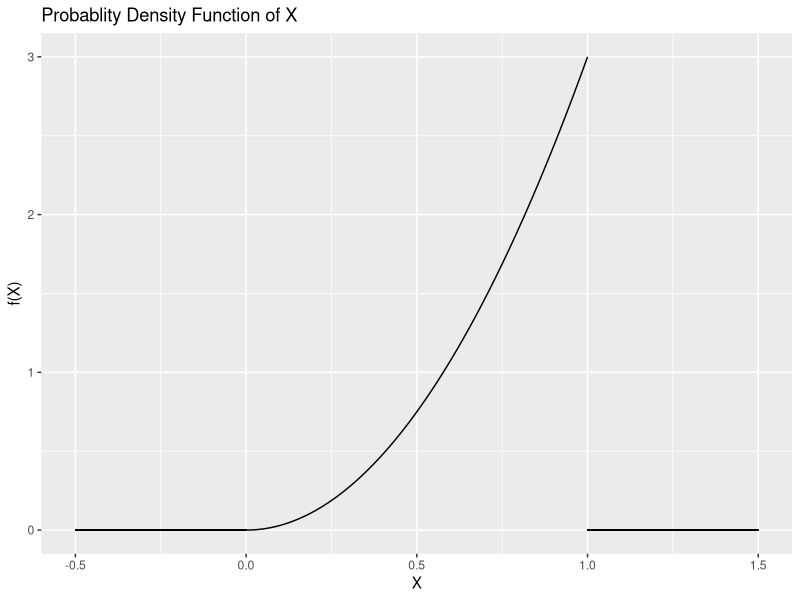
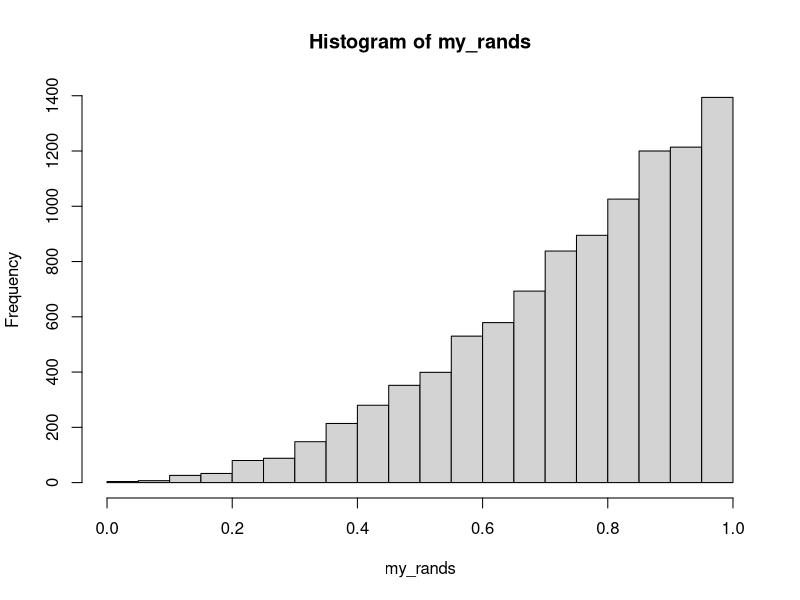
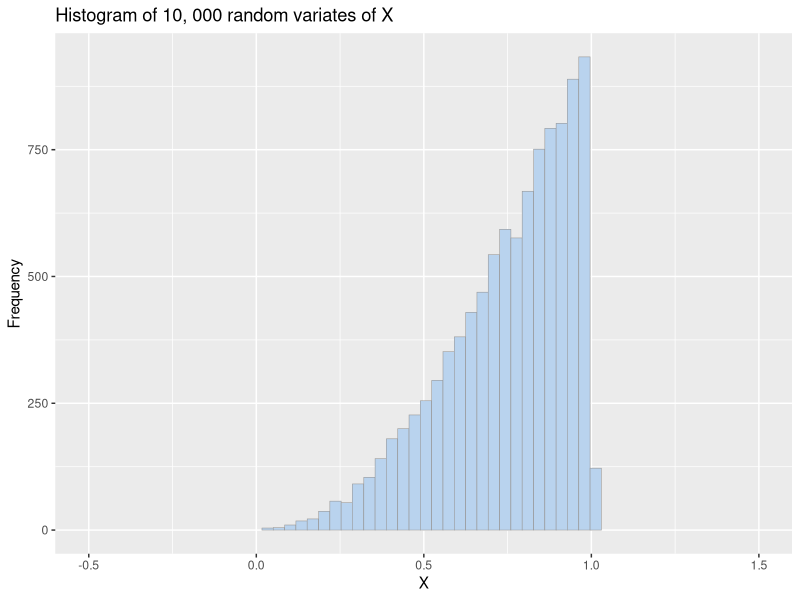
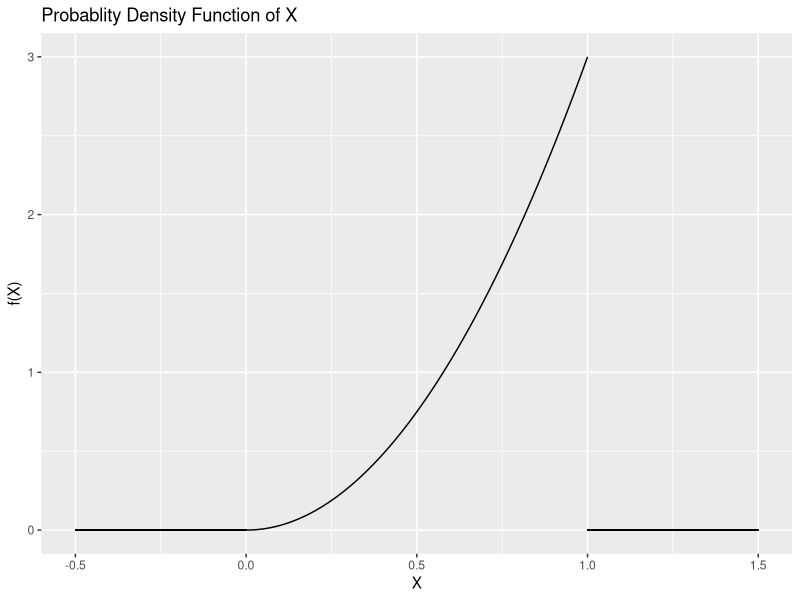
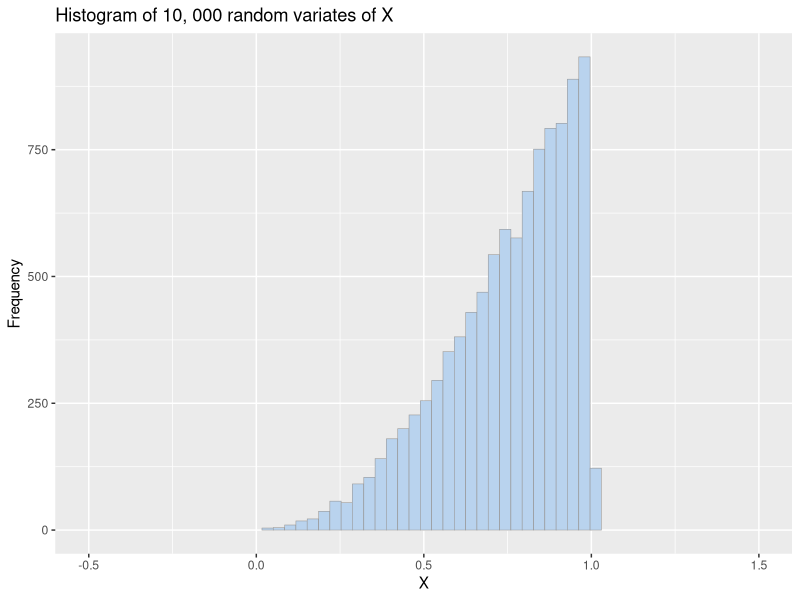

These charts were generated, in order, by the following R code:
########## Solutions to Homework 2 ##########
             #### Problem 4 ####
         ## @author: David Dobor ##

### first, simply plot the density: pdf 3*x^2*1(0,1).
library(ggplot2)
x <- 0:100/100
y <- 3*x^2
data <- data.frame(x,y)
g_densty <- ggplot(data, aes(x=data$x,y=data$y))
g_densty <- g_densty + geom_line()
# add line segments to the left of 0 and to the right of 1 on the x axis:
g_densty <- g_densty + geom_segment(mapping=(aes(x=1, y=0, xend=1.5, yend=0))) 
g_densty <- g_densty + geom_segment(mapping=(aes(x=-0.5, y=0, xend=0, yend=0)))
# add the title and axes labels
g_densty <- g_densty +
            xlab("X") +
            ylab("f(X)") +
            ggtitle("Probablity Density Function of X")
print(g_densty)
# save the plots
ggsave("./density.png", dpi=300)

### next, generate random samples from the distr with pdf 3*x^2*1(0,1).
### To generate these guys, first compute the cdf and find its inverse.
### Then generate uniform r.v.s and transform them with the inverse cdf.
### cdf(x) = u = x^3 => inverse_cdf(u) = u^(1/3) 
n <- 10000
my_rands <- runif(n)^(1/3)
hist(my_rands)
g_hist <- ggplot()
g_hist <- g_hist + geom_histogram(aes(x=my_rands),  fill="slategray2", color="grey60",size=0.2)
g_hist <- g_hist + coord_cartesian(xlim=c(-0.5,1.5))
# add the title and axes labels
g_hist <- g_hist +
    xlab("X") +
    ylab("Frequency") +
    ggtitle("Histogram of 10, 000 random variates of X")
print(g_hist)

### finally, save the plots
ggsave("./histogram.png", dpi=300)


require(ggthemes)
#g_hist <- g_hist + theme_economist()
#ggsave("./histogram_economoist.png", dpi=300)

# g_densty <- g_densty + theme_economist()
# print(g_densty)
